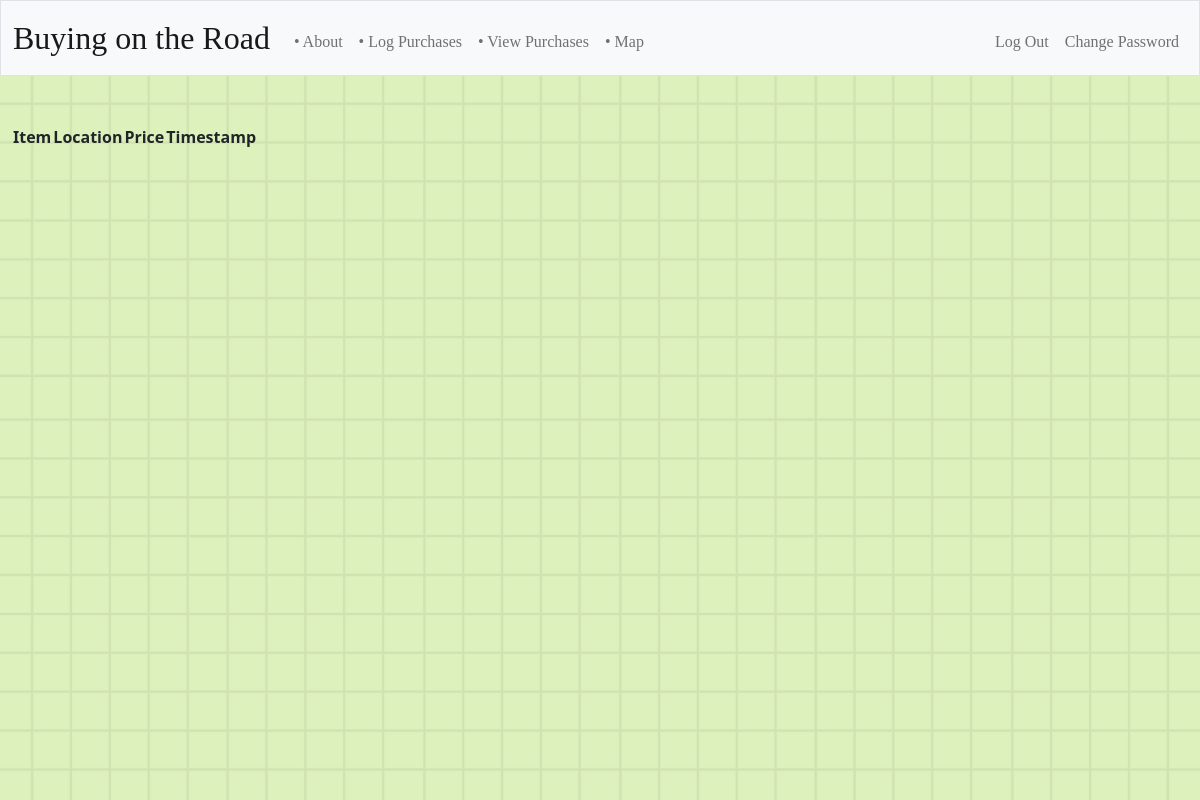
The page /view_purchases (signed in) on the database as committed earlier.
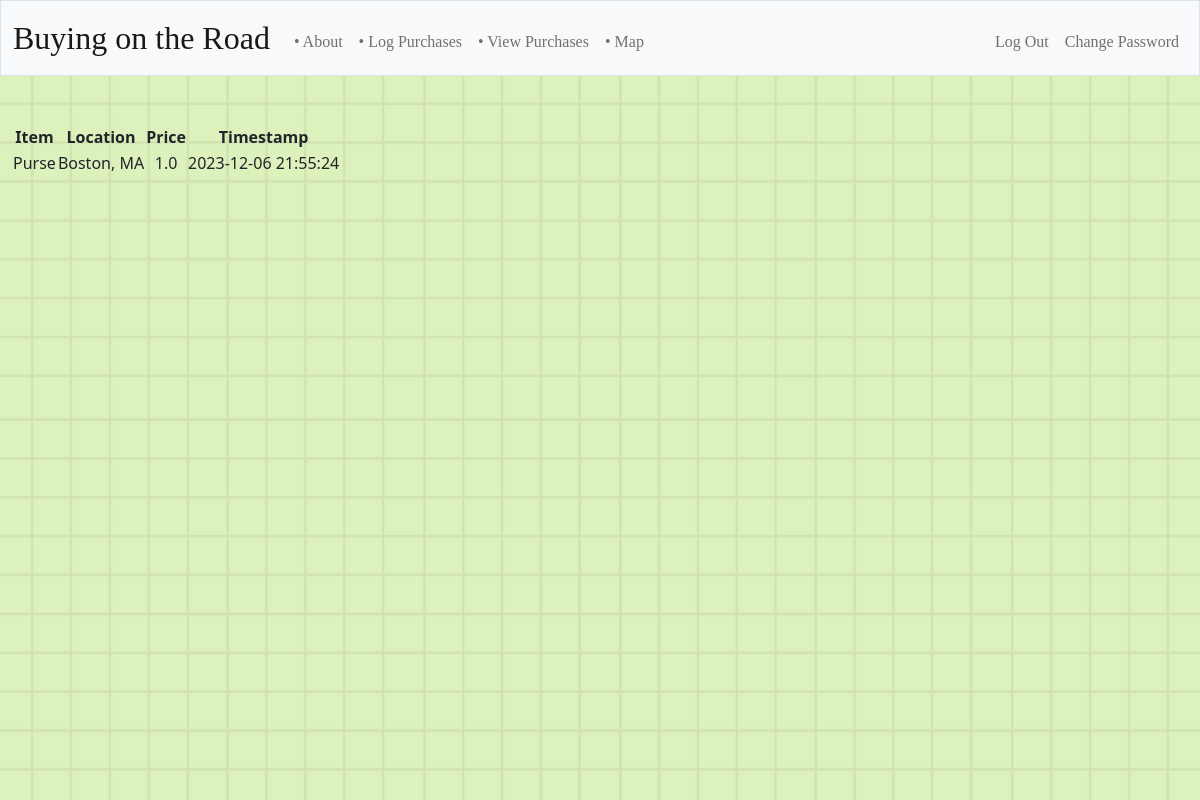
The same page on the database as committed later.
### tables this page shows
CREATE TABLE purchases (
            id INTEGER PRIMARY KEY,
            user_id INTEGER NOT NULL,
            item TEXT NOT NULL,
            location INTEGER NOT NULL,
            price REAL NOT NULL,
            timestamp DATETIME DEFAULT
        CURRENT_TIMESTAMP);

### app.py (the view)
@app.route("/view_purchases")
@login_required
def view_purchases():
    user_id = session["user_id"]
    purchases = db.execute("SELECT * FROM purchases WHERE user_id = ?", user_id)
    return render_template("view_purchases.html", purchases=purchases)

### app.py (called while the page is built)
@app.after_request
def after_request(response):
    response.headers["Cache-Control"] = "no-cache, no-store, must-revalidate"
    response.headers["Expires"] = 0
    response.headers["Pragma"] = "no-cache"
    return response

### helpers.py (called while the page is built)
def login_required(f):
    @wraps(f)
    def decorated_function(*args, **kwargs):
        if session.get("user_id") is None:
            return redirect("/login")
        return f(*args, **kwargs)
    return decorated_function

### templates/view_purchases.html
{% extends "layout.html" %}
{% block main %}
<table>
    <thead>
        <tr>
            <th>Item</th>
            <th>Location</th>
            <th>Price</th>
            <th>Timestamp</th>
        </tr>
    </thead>
    <tbody>
        {% for purchase in purchases %}
        <tr>
            <td>{{ purchase.item }}</td>
            <td>{{ purchase.location }}</td>
            <td>{{ purchase.price }}</td>
            <td>{{ purchase.timestamp }}</td>
        </tr>
        {% endfor %}
    </tbody>
</table>
{% endblock %}

### templates/layout.html (shortened to what this page needs)
<!DOCTYPE html>
<html lang="en">
    <head>
        <link href="https://cdn.jsdelivr.net/npm/bootstrap@5.1.3/dist/css/bootstrap.min.css" rel="stylesheet">
        <link href="/static/styles.css" rel="stylesheet">
    </head>
    <body>
        <div class="background-image">
            <nav class="bg-light border navbar navbar-expand-md navbar-light">
                <div class="container-fluid">
                    <a class="navbar-brand" href="/">Buying on the Road</a>
                    <div class="collapse navbar-collapse" id="navbar">
                        {% if session["user_id"] %}
                            <ul class="navbar-nav me-auto mt-2">
                                <li class="nav-item"><a class="nav-link" href="/">• About</a></li>
                                <li class="nav-item"><a class="nav-link" href="/log_purchase">• Log Purchases</a></li>
                            <li class="nav-item"><a class="nav-link" href="/view_purchases">• View Purchases</a></li>
                                <li class="nav-item"><a class="nav-link" href="/map">• Map</a></li>
                            </ul>
                            <ul class="navbar-nav ms-auto mt-2">
                                <li class="nav-item"><a class="nav-link" href="/logout">Log Out</a></li>
                                <li class="nav-item"><a class="nav-link" href="/change_password">Change Password</a></li>
                            </ul>
                        {% else %}
                            <ul class="navbar-nav ms-auto mt-2">
                                <li class="nav-item"><a class="nav-link" href="/register">Register</a></li>
                                <li class="nav-item"><a class="nav-link" href="/login">Log In</a></li>
                            </ul>
                        {% endif %}
                    </div>
                </div>
            </nav>
            <main class="container-fluid py-5 text-center">
                {% block main %}{% endblock %}
            </main>
        </div>
        </body>
</html>

### static/styles.css (style rules this page uses)
nav .navbar-brand { font-size: xx-large; font-family: 'Hedvig Letters Serif', serif; }
.nav-item { font-family: 'Hedvig Letters Serif', serif; }
.background-image { background-image: url('/static/background.png'); background-size: cover; background-position: center; height: 100vh; width: 100%; }

Rows that differ between the two databases and show on the page:
added purchases: item "Purse", location "Boston, MA", price "1.0", timestamp "2023-12-06 21:55:24"
